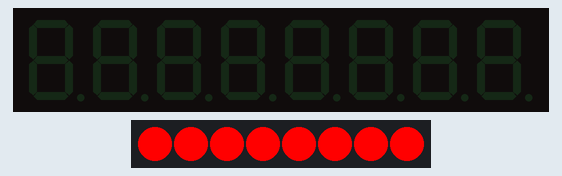
Simulated run of this sketch. Board: Arduino Uno, built with avr-gcc and run on an emulated ATmega328P. Shown: 8-digit seven-segment display, 8 RGB LEDs in strip order, left to right. Wiring (inferred from the names in the program): TM1638 display and keys: STB pin 17; clock pin 16; DIO pin 4.

Above: at 1.1 s.
Timing chart, 0 to 130.0 s (numbered marks = the images above):
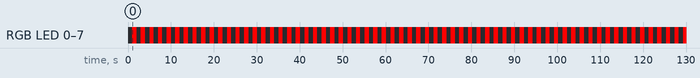

The sketch:

Test003.ino
```cpp
#include "wiring_shift_mod.h"

#define CLOCK_TYPE CLOCK_INVERT
#define CLOCK_DELAY_US 1

const int strobe = 17;
const int s_clk = 16;
const int data1 = 4;

void setLed(uint8_t position, uint8_t value)
{
  pinMode(data1, OUTPUT);

  sendCommand(0x44);
  digitalWrite(strobe, LOW);
  shiftOutMod(data1, s_clk, LSBFIRST, CLOCK_TYPE, CLOCK_DELAY_US, 0xC1 + (position << 1));
  shiftOutMod(data1, s_clk, LSBFIRST, CLOCK_TYPE, CLOCK_DELAY_US, value);
  digitalWrite(strobe, HIGH);
}


void sendCommand(uint8_t value)
{
  digitalWrite(strobe, LOW);
  shiftOutMod(data1, s_clk, LSBFIRST, CLOCK_TYPE, CLOCK_DELAY_US, value);
  digitalWrite(strobe, HIGH);
}

void reset()
{
  sendCommand(0x40); // set auto increment mode
  digitalWrite(strobe, LOW);
  shiftOutMod(data1, s_clk, LSBFIRST, CLOCK_TYPE, CLOCK_DELAY_US, 0xc0);   // set starting address to 0
  for(uint8_t i = 0; i < 16; i++)
  {
    shiftOutMod(data1, s_clk, LSBFIRST, CLOCK_TYPE, CLOCK_DELAY_US, 0x00);
  }
  digitalWrite(strobe, HIGH);
}

//--------------------------------------------------------------------------
//------------------------------------SETUP---------------------------------
//--------------------------------------------------------------------------
void setup()
{
  char i;
  pinMode(strobe, OUTPUT);
  pinMode(s_clk, OUTPUT);
  pinMode(data1, OUTPUT);

  sendCommand(0x8f);  // activate
  reset();

  //----สั่งให้แอลอีดีดับทุกดวง
  sendCommand(0x44);  // set single address
  for (i=0;i <8;i++)
  {
    setLed(i,0);
  }
}


//--------------------------------------------------------------------------
//------------------------------------LOOP----------------------------------
//--------------------------------------------------------------------------
void loop()
{
  char i;
  for (i=0;i <8;i++)
    setLed(i,0);
  delay(1000);
  for (i=0;i <8;i++)
    setLed(i,1);
  delay(1000);
}
```

wiring_shift_mod.cpp
```cpp
// (licence header left out)
#include "wiring_private.h"
#include "wiring_shift_mod.h"

uint8_t shiftInMod(uint8_t dataPin, uint8_t clockPin, uint8_t bitOrder, uint8_t clock_type, uint16_t clock_delay_us) {
	uint8_t value = 0;
	uint8_t i;


	for (i = 0; i < 8; ++i) {
		digitalWrite(clockPin, (clock_type ? LOW : HIGH));
    delayMicroseconds(clock_delay_us);
		if (bitOrder == LSBFIRST)
			value |= digitalRead(dataPin) << i;
		else
			value |= digitalRead(dataPin) << (7 - i);
		digitalWrite(clockPin, (clock_type ? HIGH : LOW));
	}
	return value;
}

void shiftOutMod(uint8_t dataPin, uint8_t clockPin, uint8_t bitOrder, uint8_t clock_type, uint16_t clock_delay_us, uint8_t val)
{
	uint8_t i;

	for (i = 0; i < 8; i++)  {
		if (bitOrder == LSBFIRST)
			digitalWrite(dataPin, !!(val & (1 << i)));
		else
			digitalWrite(dataPin, !!(val & (1 << (7 - i))));

		digitalWrite(clockPin, (clock_type ? LOW : HIGH));
    delayMicroseconds(clock_delay_us);
		digitalWrite(clockPin, (clock_type ? HIGH : LOW));
	}
}
```

wiring_shift_mod.h
```cpp
#ifndef wiring_shift_mod_h
#define wiring_shift_mod_h

#define CLOCK_NORMAL 0
#define CLOCK_INVERT 1

void shiftOutMod(uint8_t dataPin, uint8_t clockPin, uint8_t bitOrder, uint8_t clock_type, uint16_t clock_delay_us, uint8_t val);
uint8_t shiftInMod(uint8_t dataPin, uint8_t clockPin, uint8_t bitOrder, uint8_t clock_type, uint16_t clock_delay_us);

#endif
```

Measured:
- by itself, RGB LED 0–7: alternates RGB(255, 0, 0) for 1.0 s and off for 1.0 s
